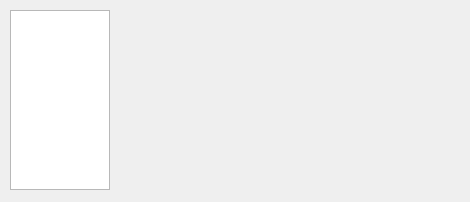
<?xml version="1.0" encoding="UTF-8"?>
<ui version="4.0">
 <class>SettingsWindow</class>
 <widget class="QMainWindow" name="SettingsWindow">
  <property name="geometry">
   <rect>
    <x>0</x>
    <y>0</y>
    <width>470</width>
    <height>202</height>
   </rect>
  </property>
  <property name="contextMenuPolicy">
   <enum>Qt::DefaultContextMenu</enum>
  </property>
  <property name="windowTitle">
   <string>rorEditor - Preferences</string>
  </property>
  <property name="locale">
   <locale language="English" country="UnitedStates"/>
  </property>
  <widget class="QWidget" name="centralwidget">
   <widget class="QListWidget" name="listWidget">
    <property name="geometry">
     <rect>
      <x>10</x>
      <y>10</y>
      <width>100</width>
      <height>180</height>
     </rect>
    </property>
   </widget>
   <widget class="QStackedWidget" name="stackedWidget">
    <property name="geometry">
     <rect>
      <x>150</x>
      <y>10</y>
      <width>280</width>
      <height>180</height>
     </rect>
    </property>
    <widget class="QWidget" name="page_3"/>
    <widget class="QWidget" name="page_4"/>
   </widget>
  </widget>
 </widget>
 <resources/>
 <connections/>
</ui>
